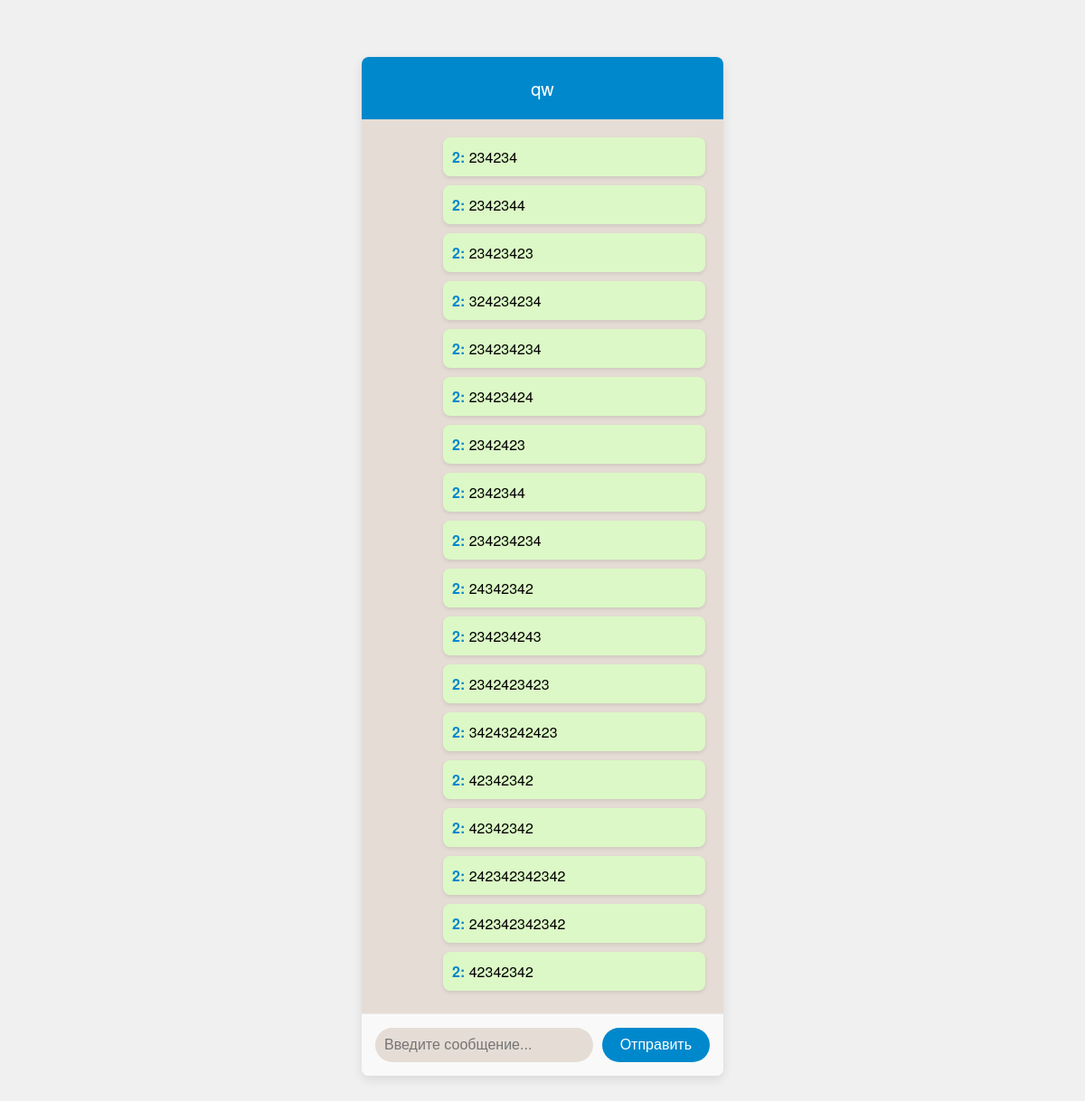
The page /chat/1/ (signed in) on the database its author committed.
### chat/models.py (models this page shows, shortened)
class Chat(models.Model):
    name = models.CharField(max_length=255)
    is_group = models.BooleanField(default=False)  # Флаг группового чата
    participants = models.ManyToManyField(User, related_name='chats')

class Message(models.Model):
    chat = models.ForeignKey(Chat, related_name='messages', on_delete=models.CASCADE)
    sender = models.ForeignKey(User, related_name='messages', on_delete=models.CASCADE)
    text = models.TextField()
    timestamp = models.DateTimeField(auto_now_add=True)

### chat/views.py (the view)
# urls.py: path('chat/<int:chat_id>/', views.chat_detail, name='chat_detail'),
@login_required
def chat_detail(request, chat_id):
    chat = get_object_or_404(Chat, id=chat_id)
    if request.method == 'POST':
        message = Message.objects.create(chat=chat, sender=request.user, text=request.POST['message'])
        message.save()
    messages = chat.messages.all()
    return render(request, 'chat_detail.html', {'chat': chat, 'messages': messages})

### chat/templates/chat_detail.html (shortened to what this page needs)
<!DOCTYPE html>
<html lang="en">
<head>
</head>
<body>
    <div class="chat-container">
        <div class="header">{{ chat.name }}</div>
        <div class="messages">
            {% for message in messages %}
            <div class="message {% if message.sender == user %}sent{% endif %}">
                <strong>{{ message.sender.username }}:</strong> {{ message.text }}
            </div>
            {% endfor %}
        </div>
        <form method="post">
            <div class="input">
                <input type="text" name="message" placeholder="Введите сообщение...">
                <button type="submit">Отправить</button>
            </div>
        </form>
    </div>
</body>
</html>

### chat/templates/chat_detail.html (style rules this page uses)
body { font-family: 'Helvetica Neue', sans-serif; background-color: #f0f0f0; margin: 0; padding: 0; display: flex; justify-content: center; align-items: center; height: 100vh; }
.chat-container { width: 400px; background-color: white; border-radius: 8px; box-shadow: 0 4px 12px rgba(0, 0, 0, 0.1); overflow: hidden; display: flex; flex-direction: column; height: 90vh; }
.header { background-color: #0088cc; color: white; padding: 20px; text-align: center; font-size: 20px; }
.messages { flex-grow: 1; padding: 20px; overflow-y: auto; background-color: #e5ddd5; }
.message { margin-bottom: 10px; padding: 10px; border-radius: 8px; background-color: #fff; box-shadow: 0 2px 4px rgba(0, 0, 0, 0.1); max-width: 75%; }
.message strong { color: #0088cc; }
.message.sent { margin-left: auto; background-color: #dcf8c6; }
.input { display: flex; padding: 15px; background-color: #f9f9f9; border-top: 1px solid #eaeaea; }
.input input { flex-grow: 1; padding: 10px; border: none; border-radius: 20px; background-color: #e5ddd5; font-size: 16px; outline: none; }
.input button { background-color: #0088cc; border: none; padding: 10px 20px; margin-left: 10px; border-radius: 20px; color: white; cursor: pointer; font-size: 16px; }

### rows shown on the page
Chat: name "qw"
Message: sender.username "2", text "234234"
Message: sender.username "2", text "2342344"
Message: sender.username "2", text "23423423"
Message: sender.username "2", text "324234234"
Message: sender.username "2", text "234234234"
Message: sender.username "2", text "23423424"
Message: sender.username "2", text "2342423"
Message: sender.username "2", text "2342344"
Message: sender.username "2", text "234234234"
Message: sender.username "2", text "24342342"
Message: sender.username "2", text "234234243"
Message: sender.username "2", text "2342423423"
Message: sender.username "2", text "34243242423"
Message: sender.username "2", text "42342342"
Message: sender.username "2", text "42342342"
Message: sender.username "2", text "242342342342"
Message: sender.username "2", text "242342342342"
Message: sender.username "2", text "42342342"
